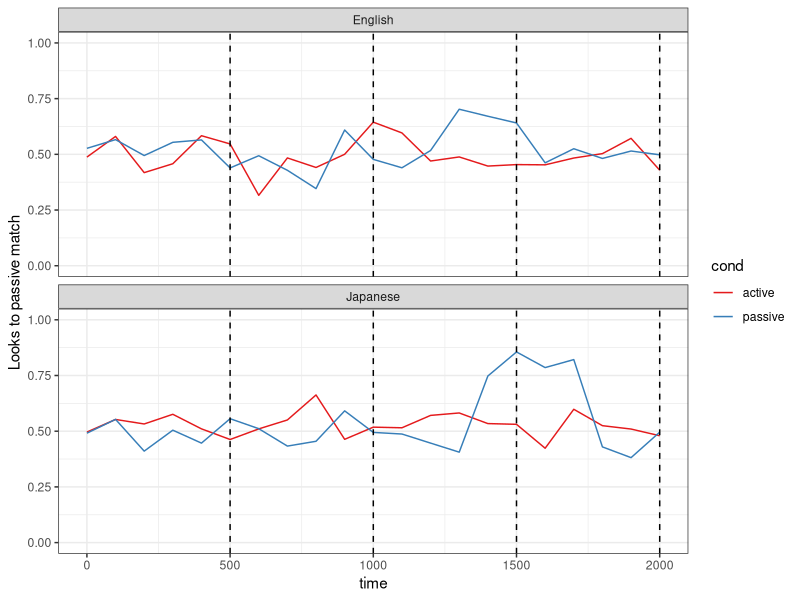
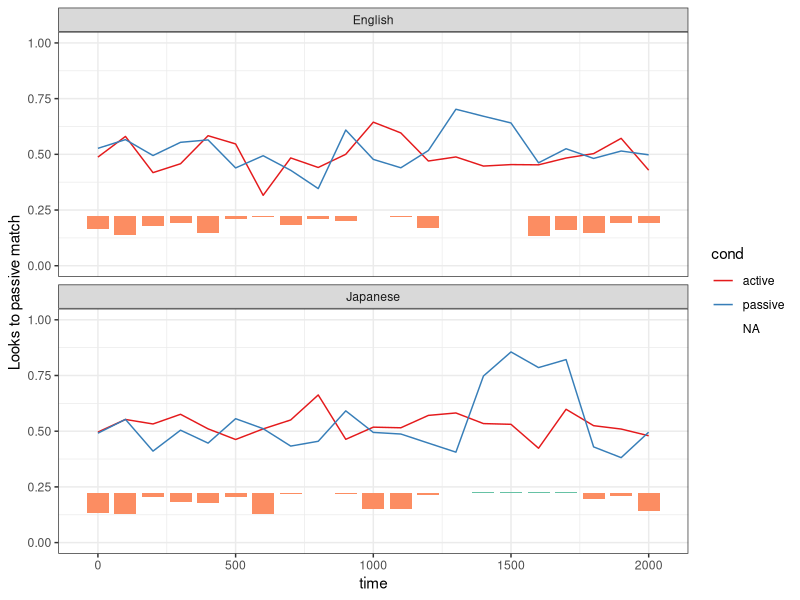
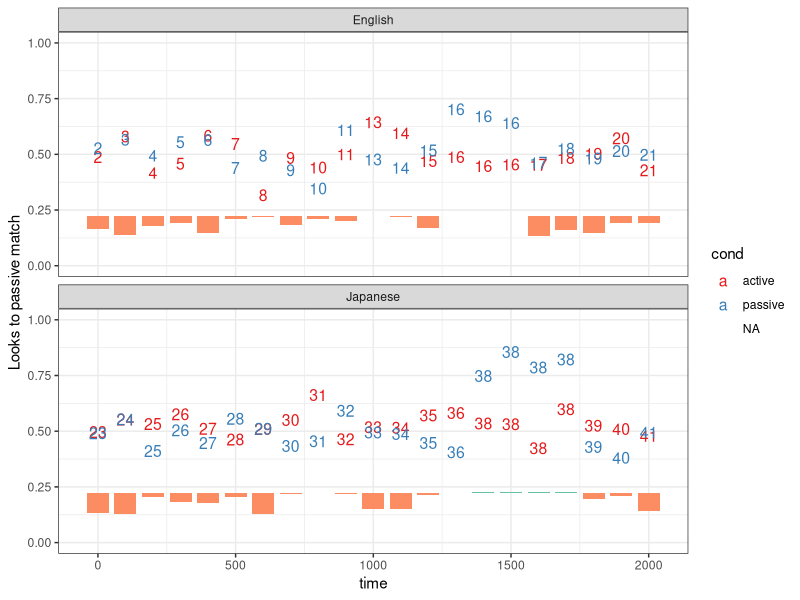
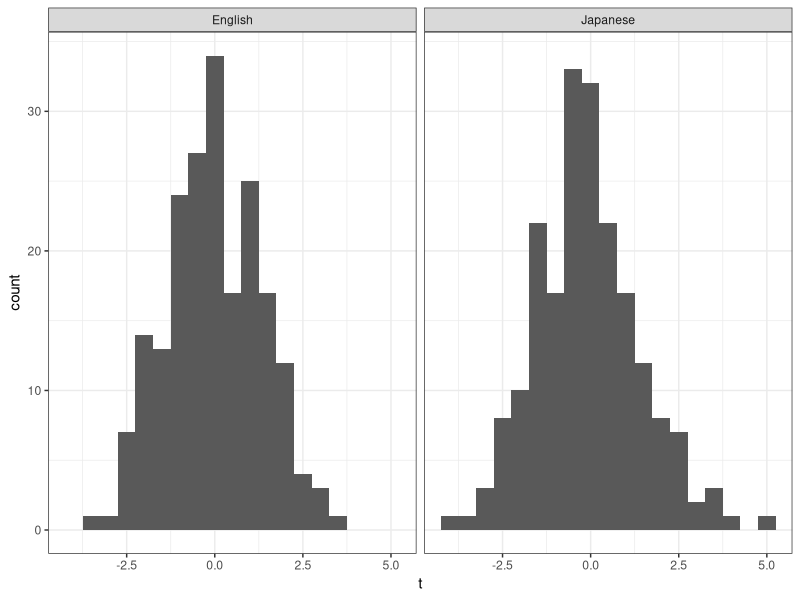
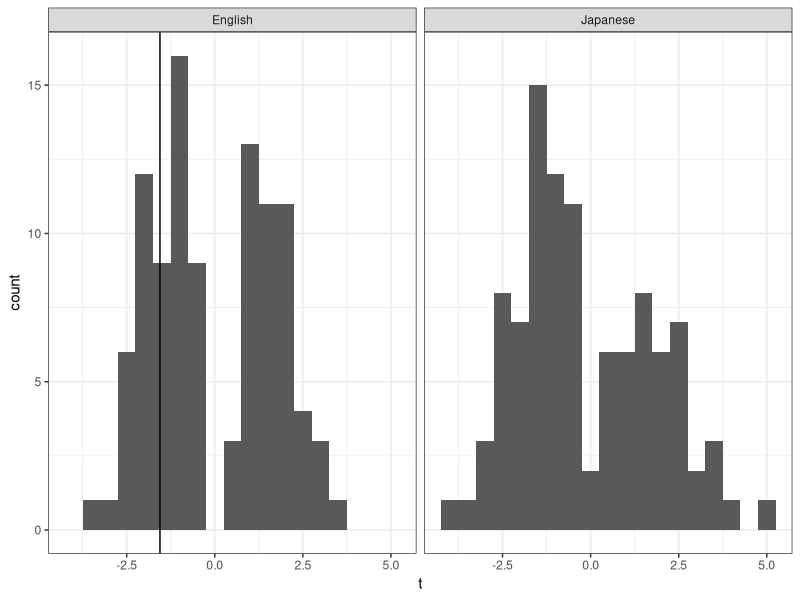
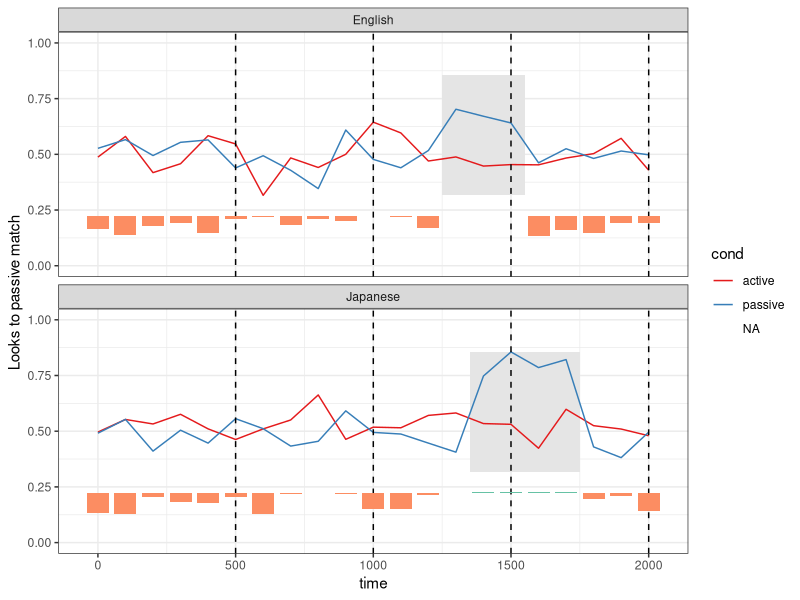

Write R code to recreate these figures, in order.
## permutation script 
require(ggplot2)
require(lme4)

#Set your working directory
#  Go to Session in menu, go to Set Working Directory, 
#  click on To Source File Location



# this is a data set for an eye-tracking study looking at active and passive strucutures 
# in English and Japanese.  Data collected every 100ms for 2000ms.
data = read.csv("passive.csv")
# plot figure for dataset
means.df = aggregate(target ~ time + lang + cond, data, mean)
p = ggplot(means.df , aes( x = time, y = target, colour=cond))
p = p + geom_line()
p = p + scale_colour_brewer(palette="Set1")
p = p + theme_bw()   # change background to white
p = p + ylab("Looks to passive match")
p = p + ylim(0,1)
p = p + facet_wrap(~ lang, ncol=1)
p = p + geom_vline(xintercept = 500,colour="black", linetype = 2) 
p = p + geom_vline(xintercept = 1000,colour="black", linetype = 2) 
p = p + geom_vline(xintercept = 1500,colour="black", linetype = 2) 
p = p + geom_vline(xintercept = 2000,colour="black", linetype = 2) 
p

# here we do a standard mixed model analysis using 500 ms windows
data$win = as.integer(-0.001+data$time/500)
subjmeans.df = aggregate(target ~ win + lang + cond + subj, data, mean)
subjmeans.df$cwin = subjmeans.df$win - mean(subjmeans.df$win)
subjmeans.df$ceng = ifelse(subjmeans.df$lang == "English",0.5,-0.5)
subjmeans.df$cpassive = ifelse(subjmeans.df$cond == "passive",0.5,-0.5)
model = lmer(target ~ cwin*ceng*cpassive + (1 | subj), subjmeans.df)
print(summary(model))
# nothing is significant

# create copy of data frame
pdata = data
pdata$cpassive = ifelse(pdata$cond == "passive",0.5,-0.5)
# create data frame which averages over subjects.  
# This also stores the results of the permutation analysis
means.df = aggregate(target ~ cond + cpassive + time + lang, pdata, mean)
means.df$pstr = 1000

# permutation analysis uses simple tests to find significant regions.  
# Here is a regression on target based on structure for one time window (400 ms) in English
onetime = subset(pdata,time == 400 & lang == "English")
# do regression model on target using structure condition
onemodel = lm(target ~ cpassive, onetime)
print(summary(onemodel))  # 
print(abs(coef(summary(onemodel))[2,4]))  # get observed p-value

# We do this for each 100 ms window in the data
timelist = unique(pdata$time)
for (l in c("English","Japanese")){
  for (t in timelist){
    # create data frame for ONE timebin for each language
    onetime = subset(pdata,time == t & lang == l)
    # do regression model on target using structure condition
    onemodel = lm(target ~ cpassive, onetime)
    # print(summary(tarmodel))
    # this is the t-value for structure
    targetT = coef(summary(onemodel))[2,3]  # observed t-value
    targetP = abs(coef(summary(onemodel))[2,4])  # observed p-value
    means.df$tstr[means.df$time == t & means.df$lang == l] = targetT
    means.df$pstr[means.df$time == t & means.df$lang == l] = targetP
  }
}

# to see these p-values, we draw them arbitrarily on the graph at 0.2.
# when the p-value < 0.05, we draw a blue line above 0.2
# when the p-value > 0.05, we draw an orange line below 0.2
maxtarget = max(means.df$target)
mintarget = min(means.df$target)
wsize = 40
pliney = mintarget*0.7  # put below minimum value
plinemax = 0.1     # how long are the p-value bars
means.df$pline = pliney+plinemax*(0.05-means.df$pstr)
means.df$plinecol = ifelse(means.df$pstr < 0.05,"a","b")

p = ggplot(means.df , aes( x = time, y = target, colour=cond))
p = p + geom_line()
p = p + scale_colour_brewer(palette="Set1")
p = p + scale_fill_brewer(palette="Set2")
p = p + theme_bw()   # change background to white
p = p + ylab("Looks to passive match")
p = p + ylim(0,1)
p = p + facet_wrap(~ lang, ncol=1)
p = p + geom_rect(aes(xmin=time-wsize, xmax=time+wsize, ymin = pliney, ymax= pline, colour=NA,fill=plinecol),show.legend=FALSE)
p
# we can't use these p-values, because we have done 20 comparisons, 
# so we have 20 times greater chance of finding significant effect (multiple comparisons problem)

# Also, each window is not independent, so we create clusters for adjacent windows with p<0.05
# cnum is the cluster number and we increment the number when the p value is > 0.05
# so clusters with the same cnum are part of the same cluster
cnum = 1
lastpval = 100
means.df$cnum = 1
for (l in c("English","Japanese")){
  for (t in timelist){
    onetime = subset(means.df,time == t & lang == l & cond == "active")
    pval = abs(onetime$pstr)
    tdir = onetime$tstr
    if (pval < 0.05 & lastpval > 0.05 ){
      cnum = cnum + 1  # increase cluster number when entering a significant cluster from a non-significant cluster
    }
    if (pval > 0.05 ){  
      cnum = cnum + 1 # increase cluster number when not significant
    }else{
      # if t value flips direction, even if both are signif, 
      # we should treat those as separate clusters
      if (lasttdir*tdir < 0){
        cnum = cnum + 1 
      }
    }
    lastpval = pval
    lasttdir = tdir
    means.df$cnum[means.df$time == t & means.df$lang == l] = cnum
  }
  cnum=cnum+1  # new cluster for different languages
}
head(means.df,10)

# this shows the clusters
p = ggplot(means.df , aes( x = time, y = target, colour=cond, label=cnum))
p = p + scale_colour_brewer(palette="Set1")
p = p + scale_fill_brewer(palette="Set2")
p = p + theme_bw()   # change background to white
p = p + ylab("Looks to passive match")
p = p + ylim(0,1)
p = p + facet_wrap(~ lang, ncol=1)
p = p + geom_rect(aes(xmin=time-wsize, xmax=time+wsize, ymin = pliney, ymax= pline, colour=NA,fill=plinecol),show.legend=FALSE)
p + geom_text(size=4)

# we now want to identify the clusters that were significant
# p-values are same for active and passive, so we just used the active items.
meansonlyact.df = subset(means.df, cond == "active")
sigcluster = subset(meansonlyact.df, abs(pstr) < 0.05 )
print(sigcluster)
# this computes the sum of the t-values for each cluster
sumcluster  = aggregate(tstr ~ cnum + lang, meansonlyact.df, sum)
print(sumcluster)

# now we create a distribution of t-values (save in permdist)
# by randomly scrambling the active and passive labels for each time window 1000 times
numSimulations = 100
exptestvalue = data.frame()
for (s in 1:length(sigcluster$time)){
  #  print(cl)
  cl = sigcluster$cnum[s] # cluster number
  b = sigcluster$time[s] # time
  l = sigcluster$lang[s] # language
  print(paste("b ",b," lang",l))
  # one time point
  onetime = subset(pdata,lang == l & time %in% b)
  # randSet is a copy of onetime that is scrambled
  randSet = onetime
  
  for (i in 1:numSimulations){
    #  set.seed(i)
    # randomly scramble cpassive labels without replacement
    randSet$cpassive = sample(randSet$cpassive,length(randSet$cpassive))
    # test if target is related to random scrambled cpassive
    randmodel = lm(target ~ cpassive ,randSet)
    #  print(summary(randmodel))
    # extract and save t-values
    t = coef(summary(randmodel))[2,3]
    df = data.frame(t=t,cluster=cl,time=b,lang=l,sim=i)
    exptestvalue = rbind(exptestvalue, df )
  }
}
# we sum over clusters so that longer clusters have stronger t-values
sumt.df =  aggregate(t ~ lang + cluster + sim, exptestvalue, sum)
head(sumt.df)

# simulated sum cluster histogram
p = ggplot(sumt.df,aes(x = t))
p = p +geom_histogram(binwidth=0.5)
p = p + facet_wrap(~ lang)
p+theme_bw()

# this code extracts out the maximum sum t for each simulation at each age
maxclusterdist = data.frame()
for (l in unique(sumt.df$lang)){
  for (s in unique(sumt.df$sim)) {
    # get all results for one simulation in one language
    onesim = subset(sumt.df,sim == s & lang == l)
    onesim$astruct = abs(onesim$t)
    # find max t-value
    maxrow = onesim[order(onesim$astruct,decreasing = T),]
    maxclusterdist = rbind(maxclusterdist,maxrow[1,])
  }
}
head(maxclusterdist)

# Shows the simulated distribution with maximum cluster t values
maxclusterdist2 = maxclusterdist[order(maxclusterdist$lang,maxclusterdist$t),]
end = data.frame(lang=c("English","English","Japanese","Japanese"),xint = maxclusterdist2[c(25,975,1025,1975),]$t)
p = ggplot(maxclusterdist,aes(x = t))
p = p +geom_histogram(binwidth=0.5)
p = p +geom_vline(end,mapping=aes(xintercept=xint))
p = p + facet_wrap(~ lang)
p+theme_bw()

# maxclusterdist is sorted by language, 
# so first set are English and second set are Japanese
emaxclusterdist = maxclusterdist$t[1:numSimulations]
jmaxclusterdist = maxclusterdist$t[(numSimulations+1):(numSimulations+numSimulations)]

# this identifies tvalues that are greater than dist t-values
for (cl in unique(sumcluster$cnum)){
  bins = unique(means.df[means.df$cnum == cl,]$time)
  lan = sumcluster$lang[sumcluster$cnum == cl]
  
  tstr = abs(sumcluster$tstr[sumcluster$cnum==cl])
  # permutation t distribution depends on language
  if (lan == "English"){
    permtdist = emaxclusterdist
  }else{
    permtdist = jmaxclusterdist
  }
  # permtdist is the dist t-values, 
  # so p value is proportion of values greater than observed t-value.
  pstr = sum(abs(permtdist) > tstr, na.rm = TRUE)/length(permtdist)
  if (tstr > 2){
  print(paste("Cluster ",cl," Observed sum t ",round(tstr,3)," Proportion dist > observed (p-value) ",pstr))
  }
  means.df$permtestp[means.df$time %in% bins & means.df$lang == lan] = pstr
}

# now we update our plot
p = ggplot(means.df , aes( x = time, y = target, colour=cond))
# this pulls out the clusters which are significant by the permutation test
meansigStr = subset(means.df,permtestp < 0.025) 
# color them grey
if (length(meansigStr$time) > 0){
  p = p + geom_rect(data=meansigStr,aes(xmin=time-50, xmax=time+50, ymin = mintarget, ymax= maxtarget),colour=NA,fill="grey90",show.legend=FALSE)
}
# same as before
p = p + geom_line()
p = p + scale_colour_brewer(palette="Set1")
p = p + scale_fill_brewer(palette="Set2")
p = p + theme_bw()   # change background to white
p = p + ylab("Looks to passive match")
p = p + ylim(0,1)
p = p + facet_wrap(~ lang, ncol=1)
p = p + geom_vline(xintercept = 500,colour="black", linetype = 2) 
p = p + geom_vline(xintercept = 1000,colour="black", linetype = 2) 
p = p + geom_vline(xintercept = 1500,colour="black", linetype = 2) 
p = p + geom_vline(xintercept = 2000,colour="black", linetype = 2) 
p = p + geom_rect(aes(xmin=time-wsize, xmax=time+wsize, ymin = pliney, ymax= pline, colour=NA,fill=plinecol),show.legend=FALSE)
p
#ggsave("perm.png")
